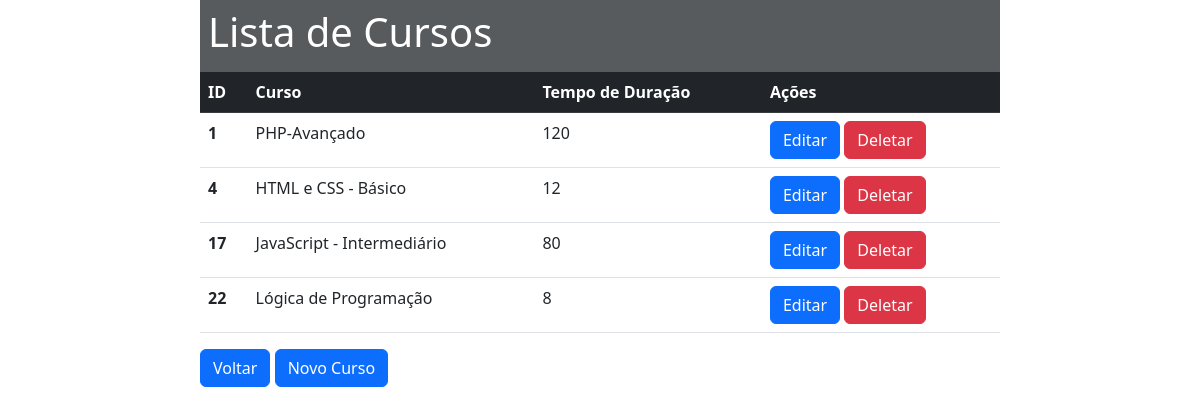
The app's page /cursos/, older data.
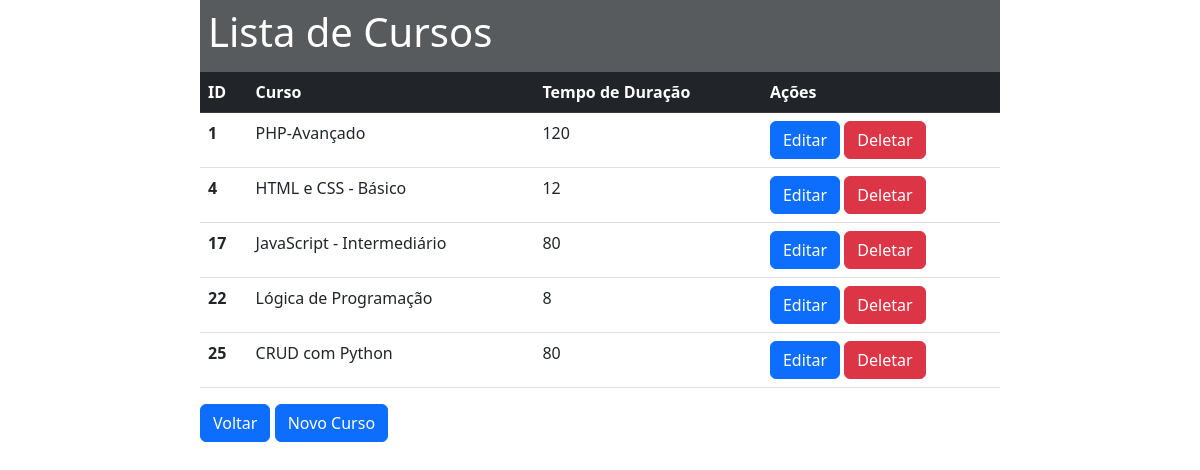
The same page, newer data.
### app/models.py (models this page shows)
class Cursos(models.Model):
    curso = models.CharField(max_length=150)
    tempoD = models.IntegerField()

### app/views.py (the view)
# urls.py: path('cursos/', cursos, name='cursos'),
def cursos(request):
    data = {}
    data['db'] = Cursos.objects.all()
    return render(request, 'cursos.html', data)

### app/templates/cursos.html (shortened to what this page needs)
<!DOCTYPE html>
<html lang="pt-br">
<head>
    <link href="https://cdn.jsdelivr.net/npm/bootstrap@5.2.3/dist/css/bootstrap.min.css" rel="stylesheet">
</head>
<body>
    <div class="col-8 m-auto pt-6 pb-6">
        <div class=" bg-dark p-2 text-white bg-opacity-75">
            <h1>Lista de Cursos</h1>
        </div>
            <table class="table">
                <thead class="table-dark">
                <tr>
                    <th scope="col">ID</th>
                    <th scope="col">Curso</th>
                    <th scope="col">Tempo de Duração</th>
                    <th scope="col">Ações</th>
                </tr>
                </thead>
                <tbody>
                {% for dbs in db %}
                <tr>
                    <th scope="row">{{dbs.id}}</th>
                    <td>{{dbs.curso}}</td>
                    <td>{{dbs.tempoD}}</td>
                    <td>
                        <a href="/edit/{{dbs.id}}/" class="btn btn-primary">Editar</a>
                        <a href="/delete/{{dbs.id}}/" class="btn btn-danger btnDel">Deletar</a>
                    </td>
                </tr>
                {% endfor %}
                </tbody>
            </table>
            <a href="/login" class="btn btn-primary">Voltar</a>
            <a href="/form" class="btn btn-primary">Novo Curso</a>
        </div>
    {% load static %}
</body>
</html>

Row changes from the older to the newer data that the page shows:
added Cursos: id "25", curso "CRUD com Python", tempoD "80"
